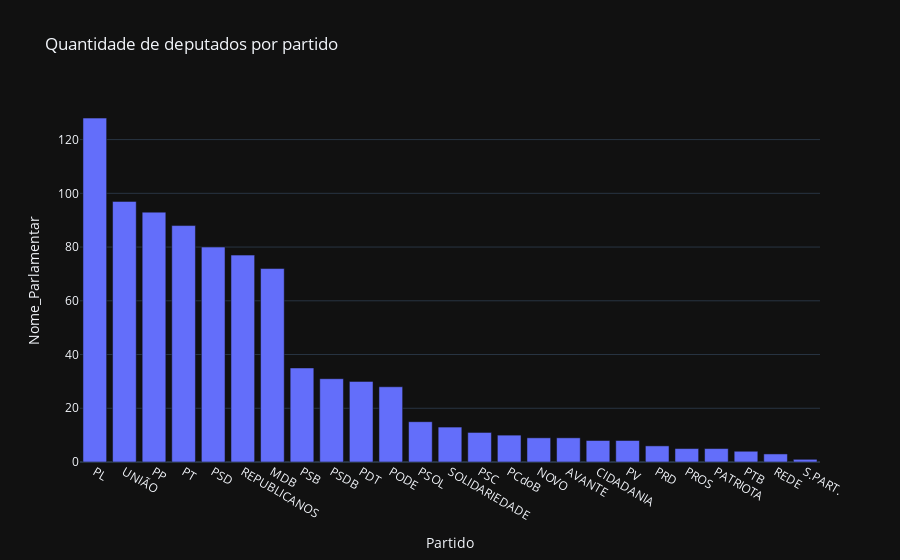

The notebook cell this image was saved under:
### Code cell
fig = px.bar(qtde_parlamentar, x="Partido", y="Nome_Parlamentar", title='Quantidade de deputados por partido')
fig.show()

### Figure 1 — Plotly figure (JSON) as saved in the notebook; plotly's stock layout.template omitted (floating-point values rounded to 4 significant figures)
{"data": [{"alignmentgroup": "True", "hovertemplate": "Partido=%{x}<br>Nome_Parlamentar=%{y}<extra></extra>", "legendgroup": "", "marker": {"color": "#636efa", "pattern": {"shape": ""}}, "name": "", "offsetgroup": "", "orientation": "v", "showlegend": false, "textposition": "auto", "type": "bar", "x": ["PL", "UNIÃO", "PP", "PT", "PSD", "REPUBLICANOS", "MDB", "PSB", "PSDB", "PDT", "PODE", "PSOL", "SOLIDARIEDADE", "PSC", "PCdoB", "NOVO", "AVANTE", "CIDADANIA", "PV", "PRD", "PROS", "PATRIOTA", "PTB", "REDE", "S.PART."], "xaxis": "x", "y": [128, 97, 93, 88, 80, 77, 72, 35, 31, 30, 28, 15, 13, 11, 10, 9, 9, 8, 8, 6, 5, 5, 4, 3, 1], "yaxis": "y"}], "layout": {"barmode": "relative", "legend": {"tracegroupgap": 0}, "title": {"text": "Quantidade de deputados por partido"}, "xaxis": {"anchor": "y", "domain": [0, 1], "title": {"text": "Partido"}}, "yaxis": {"anchor": "x", "domain": [0, 1], "title": {"text": "Nome_Parlamentar"}}}}
